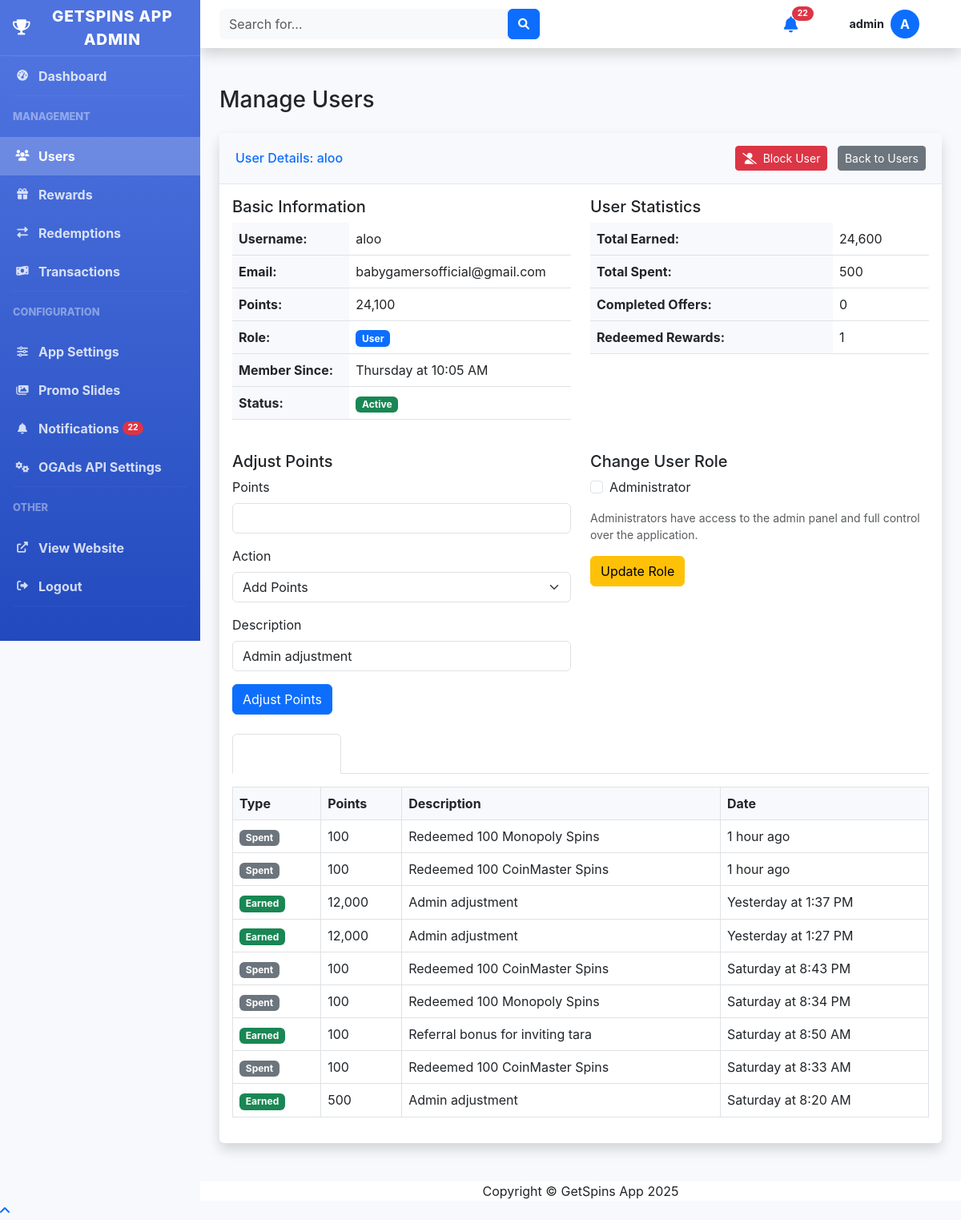
Page /admin/users.php?action=view&id=2 (signed in) on the earlier database version.
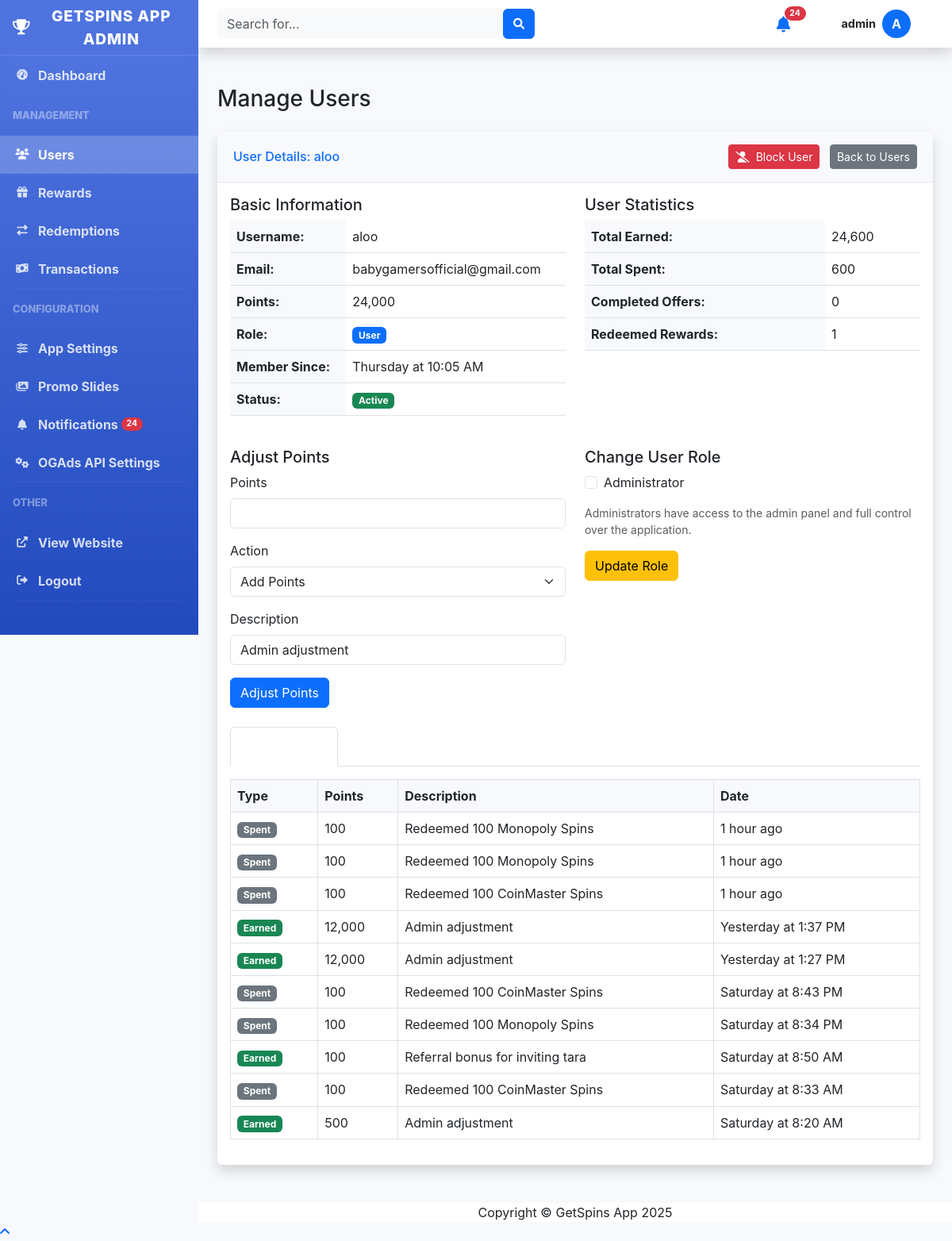
Same page on the later database version.
### tables this page shows
CREATE TABLE users (
            id INTEGER PRIMARY KEY AUTOINCREMENT,
            username TEXT NOT NULL UNIQUE,
            email TEXT NOT NULL UNIQUE,
            password TEXT NOT NULL,
            points INTEGER NOT NULL DEFAULT 0,
            is_admin INTEGER NOT NULL DEFAULT 0,
            created_at TIMESTAMP DEFAULT CURRENT_TIMESTAMP,
            updated_at TIMESTAMP DEFAULT CURRENT_TIMESTAMP
        , referral_code TEXT, referred_by INTEGER, is_blocked INTEGER DEFAULT 0 NOT NULL);

CREATE TABLE transactions (
            id INTEGER PRIMARY KEY AUTOINCREMENT,
            user_id INTEGER NOT NULL,
            type TEXT NOT NULL CHECK(type IN ('earn', 'spend')),
            points INTEGER NOT NULL,
            description TEXT NOT NULL,
            reference_id INTEGER NULL,
            reference_type TEXT NULL,
            created_at TIMESTAMP DEFAULT CURRENT_TIMESTAMP,
            FOREIGN KEY (user_id) REFERENCES users(id) ON DELETE CASCADE
        );

### admin/users.php (the view, shortened to what the changed rows need)
<?php
require_once '../includes/auth.php';
require_once '../includes/functions.php';
require_once '../includes/db.php';
$db = Database::getInstance();
$conn = $db->getConnection();
if (isset($_GET['action'])) {
    $action = $_GET['action'];
    if ($action === 'view' && isset($_GET['id'])) {
        $user_id = (int)$_GET['id'];
        $stats = getUserStats($user_id);
        $stmt = $conn->prepare("SELECT * FROM transactions WHERE user_id = :user_id ORDER BY created_at DESC LIMIT 10");
        $stmt->bindValue(':user_id', $user_id);
        $stmt->execute();
        $transactions = [];
        while ($row = $stmt->fetch(PDO::FETCH_ASSOC)) {
            $transactions[] = $row;
        }
    }
}
$users = getAllUsers();
include 'header.php';
?>
<div class="container-fluid">
    <div class="d-sm-flex align-items-center justify-content-between mb-4">
        <h1 class="h3 mb-0 text-gray-800">Manage Users</h1>
    </div>
    <?php if (isset($action) && $action === 'view' && isset($user)): ?>
    <div class="card shadow mb-4">
        <div class="card-header py-3 d-flex flex-row align-items-center justify-content-between">
            <h6 class="m-0 font-weight-bold text-primary">User Details: <?php echo htmlspecialchars($user['username']); ?></h6>
            <div>
                <?php
                $is_blocked = isset($user['is_blocked']) && $user['is_blocked'] == 1;
                $block_btn_class = $is_blocked ? 'btn-success' : 'btn-danger';
                $block_btn_text = $is_blocked ? 'Unblock User' : 'Block User';
                $block_btn_icon = $is_blocked ? 'fa-unlock' : 'fa-user-slash';
                ?>
                <a href="javascript:void(0);"
                   class="btn btn-sm <?php echo $block_btn_class; ?> me-2"
                   onclick="return showConfirmationModal(
                       'Are you sure you want to <?php echo $is_blocked ? 'unblock' : 'block'; ?> this user?',
                       'users.php?action=toggle_block&id=<?php echo $user['id']; ?>',
                       '<?php echo $block_btn_class; ?>'
                   );">
                    <i class="fas <?php echo $block_btn_icon; ?> me-1"></i> <?php echo $block_btn_text; ?>
                </a>
                <a href="users.php" class="btn btn-sm btn-secondary">Back to Users</a>
            </div>
        </div>
        <div class="card-body">
            <div class="row mb-4">
                <div class="col-md-6">
                    <h5>Basic Information</h5>
                    <table class="table">
                        <tr>
                            <th>Username:</th>
                            <td><?php echo htmlspecialchars($user['username']); ?></td>
                        </tr>
                        <tr>
                            <th>Email:</th>
                            <td><?php echo htmlspecialchars($user['email']); ?></td>
                        </tr>
                        <tr>
                            <th>Points:</th>
                            <td><?php echo formatPoints($user['points']); ?></td>
                        </tr>
                        <tr>
                            <th>Role:</th>
                            <td>
                                <?php if ($user['is_admin']): ?>
                                <span class="badge bg-danger">Admin</span>
                                <?php else: ?>
                                <span class="badge bg-primary">User</span>
                                <?php endif; ?>
                            </td>
                        </tr>
                        <tr>
                            <th>Member Since:</th>
                            <td><?php echo formatDate($user['created_at']); ?></td>
                        </tr>
                        <tr>
                            <th>Status:</th>
                            <td>
                                <?php if (isset($user['is_blocked']) && $user['is_blocked'] == 1): ?>
                                <span class="badge bg-danger">Blocked</span>
                                <?php else: ?>
                                <span class="badge bg-success">Active</span>
                                <?php endif; ?>
                            </td>
                        </tr>
                    </table>
                </div>
                <div class="col-md-6">
                    <h5>User Statistics</h5>
                    <table class="table">
                        <tr>
                            <th>Total Earned:</th>
                            <td><?php echo formatPoints($stats['total_earned']); ?></td>
                        </tr>
                        <tr>
                            <th>Total Spent:</th>
                            <td><?php echo formatPoints($stats['total_spent']); ?></td>
                        </tr>
                        <tr>
                            <th>Completed Offers:</th>
                            <td><?php echo $stats['completed_offers']; ?></td>
                        </tr>
                        <tr>
                            <th>Redeemed Rewards:</th>
                            <td><?php echo $stats['redeemed_rewards']; ?></td>
                        </tr>
                    </table>
                </div>
            </div>
            <div class="row mb-4">
                <div class="col-md-6">
                    <h5>Adjust Points</h5>
                    <form action="<?php echo $_SERVER['PHP_SELF']; ?>?action=edit_points&id=<?php echo $user['id']; ?>" method="post">
                        <div class="mb-3">
                            <label for="points" class="form-label">Points</label>
                            <input type="number" class="form-control" id="points" name="points" min="1" required>
                        </div>
                        <div class="mb-3">
                            <label for="type" class="form-label">Action</label>
                            <select class="form-select" id="type" name="type" required>
                                <option value="add">Add Points</option>
                            </select>
                        </div>
                        <div class="mb-3">
                            <label for="description" class="form-label">Description</label>
                            <input type="text" class="form-control" id="description" name="description" value="Admin adjustment">
                        </div>
                        <button type="submit" class="btn btn-primary">Adjust Points</button>
                    </form>
                </div>
                <div class="col-md-6">
                    <h5>Change User Role</h5>
                    <form action="<?php echo $_SERVER['PHP_SELF']; ?>?action=change_role&id=<?php echo $user['id']; ?>" method="post">
                        <div class="mb-3 form-check">
                            <input type="checkbox" class="form-check-input" id="is_admin" name="is_admin" <?php echo $user['is_admin'] ? 'checked' : ''; ?>>
                            <label class="form-check-label" for="is_admin">Administrator</label>
                        </div>
                        <p class="small text-muted">Administrators have access to the admin panel and full control over the application.</p>
                        <button type="submit" class="btn btn-warning">Update Role</button>
                    </form>
                </div>
            </div>
            <div class="row">
                <div class="col-12">
                    <ul class="nav nav-tabs" id="userTabs" role="tablist">
                        <li class="nav-item" role="presentation">
                            <button class="nav-link active" id="transactions-tab" data-bs-toggle="tab" data-bs-target="#transactions" type="button" role="tab" aria-controls="transactions" aria-selected="true">Transactions</button>
                        </li>
                        <li class="nav-item" role="presentation">
                            <button class="nav-link" id="redemptions-tab" data-bs-toggle="tab" data-bs-target="#redemptions" type="button" role="tab" aria-controls="redemptions" aria-selected="false">Redemptions</button>
                        </li>
                    </ul>
                    <div class="tab-content" id="userTabsContent">
                        <div class="tab-pane fade show active" id="transactions" role="tabpanel" aria-labelledby="transactions-tab">
                            <div class="table-responsive mt-3">
                                <table class="table table-bordered">
                                    <thead>
                                        <tr>
                                            <th>Type</th>
                                            <th>Points</th>
                                            <th>Description</th>
                                            <th>Date</th>
                                        </tr>
                                    </thead>
                                    <tbody>
                                        <?php if (count($transactions) > 0): ?>
                                            <?php foreach ($transactions as $transaction): ?>
                                            <tr>
                                                <td>
                                                    <?php if ($transaction['type'] === 'earn'): ?>
                                                    <span class="badge bg-success">Earned</span>
                                                    <?php else: ?>
                                                    <span class="badge bg-secondary">Spent</span>
                                                    <?php endif; ?>
                                                </td>
                                                <td><?php echo formatPoints($transaction['points']); ?></td>
                                                <td><?php echo htmlspecialchars($transaction['description']); ?></td>
                                                <td><?php echo formatDate($transaction['created_at']); ?></td>
                                            </tr>
                                            <?php endforeach; ?>
                                        <?php else: ?>
                                        <tr>
                                            <td colspan="4" class="text-center">No transactions found</td>
                                        </tr>
                                        <?php endif; ?>
                                    </tbody>
                                </table>
                            </div>
                        </div>
                    </div>
                </div>
            </div>
        </div>
    </div>
    <?php endif; ?>
</div>
<?php include 'footer.php'; ?>

### admin/header.php (shortened to what the changed rows need)
<?php
require_once '../includes/auth.php';
require_once '../includes/functions.php';
require_once '../includes/db.php';
$auth = new Auth();
$current_user = $auth->getUser();
?>
<!DOCTYPE html>
<html lang="en">
<head>
    <link href="https://cdn.jsdelivr.net/npm/bootstrap@5.3.0-alpha1/dist/css/bootstrap.min.css" rel="stylesheet">
    <link href="https://cdnjs.cloudflare.com/ajax/libs/font-awesome/6.0.0/css/all.min.css" rel="stylesheet">
</head>
<body>
    <div id="wrapper">
        <?php include 'sidebar.php'; ?>
        <div id="content-wrapper" class="d-flex flex-column">
            <div id="content">
                <nav class="navbar navbar-expand navbar-light bg-white topbar mb-4 static-top shadow" style="height: 60px;">
                    <ul class="navbar-nav ml-auto">
                        <li class="nav-item dropdown no-arrow mx-1">
                            <?php
                            $unread_count = getUnreadNotificationsCount();
                            ?>
                            <a class="nav-link position-relative d-inline-flex align-items-center justify-content-center" href="#" id="alertsDropdown" role="button" data-bs-toggle="dropdown" aria-expanded="false" style="padding: 0.75rem 1rem;">
                                <i class="fas fa-bell text-primary" style="font-size: 1.25rem; position: relative; top: 9px;"></i>
                                <?php if ($unread_count > 0): ?>
                                <span class="position-absolute badge rounded-pill bg-danger" style="font-size: 0.65rem; top: 0.5rem; right: 0.5rem;">
                                    <?php echo $unread_count < 100 ? $unread_count : '99+'; ?>
                                </span>
                                <?php endif; ?>
                            </a>
                        </li>
                    </ul>
                </nav>

### admin/sidebar.php (shortened to what the changed rows need)
<?php
$current_page = basename($_SERVER['PHP_SELF']);
?>
<div class="sidebar">
    <ul class="nav flex-column">
        <li class="nav-item">
            <a class="nav-link <?php echo $current_page === 'notifications.php' ? 'active' : ''; ?>" href="notifications.php">
                <i class="fas fa-fw fa-bell"></i>
                Notifications
                <?php
                $unread_count = getUnreadNotificationsCount();
                if ($unread_count > 0):
                ?>
                <span class="badge bg-danger rounded-pill ms-1" style="font-size: 0.65rem; transform: translateY(-1px); display: inline-block;"><?php echo $unread_count < 100 ? $unread_count : '99+'; ?></span>
                <?php endif; ?>
            </a>
        </li>
    </ul>
</div>

Differences in the rows shown:
changed users "aloo": points "24,100" → "24,000"
added transactions: type "Spent", points "100", description "Redeemed 100 Monopoly Spins", created_at "1 hour ago"
Other differences:
$unread_count: "22" → "24"
formatPoints($stats['total_spent']): "500" → "600"
